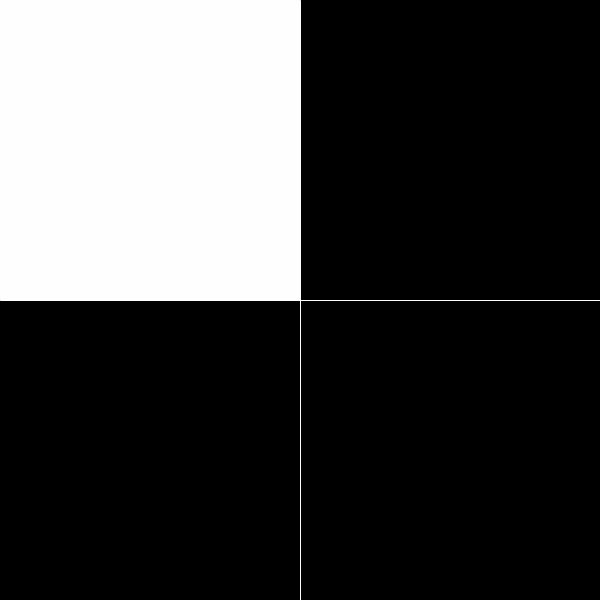
Frame 1 (no input)
Frame 60 (the mouse pressed at the canvas centre just before this capture): identical to frame 1, image omitted
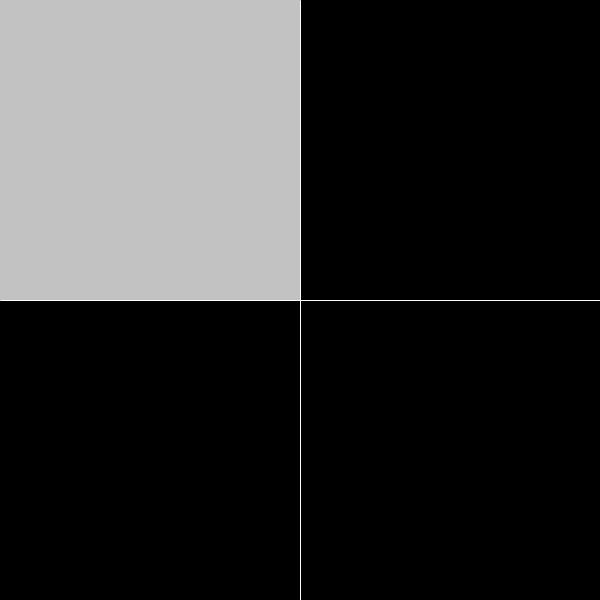
Frame 120 (the mouse held since frame 60 and released just before this capture)

The Processing sketch that drew these frames (run headless with seeded random() and noise(); from frame 60 on, the mouse is pressed at the canvas centre):

// Processing sketch: processing_42903
// ── processing_42903.pde

float bright1=0;
float bright2=0;
float bright3=0;
float bright4=0;

void setup() {
  size(600, 600);
}


void draw() {

background(0);

  if (mouseX < width/2 && mouseY < height/2) {
    bright1 = 255;
   }


else if (mouseX > width/2 && mouseY < height/2) {
     bright2 = 255;
}

else if (mouseX < width/2 && mouseY > height/2) {
  bright3 = 255;
}
else if (mouseX > width/2 &&mouseY > height/2) {
   bright4 = 255;
}

bright1 = bright1 - 1;
bright2 = bright2 - 1;
bright3 = bright3 - 1;
bright4 = bright4 - 1;

noStroke();

fill (bright1);
rect (0, 0, width/2, height/2);
fill (bright2);
rect (width/2, 0, width/2, height/2);
fill (bright3);
rect (0, height/2, width/2, height/2);
fill (bright4);
rect (width/2, height/2, width/2, height/2);

 //lines
 stroke(255);
  line (width/2, 0, width/2, height);
  line (0, height/2, width, height/2);

}
